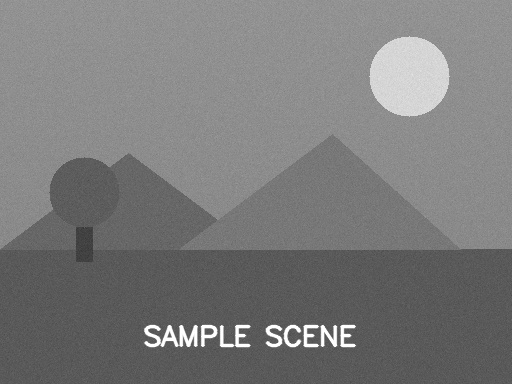
#> input picture CV_Unit2_Assignment/04_Histogram/input.jpg, 512 x 384 px
$ python program.py
#> lines starting #> are read from the running program, lines starting #| are printed output that depends on the picture
"""
Program 4: Histogram Analysis
Reads a grayscale image, computes and plots its intensity histogram,
saves the plot, and prints the most frequent intensity value.
"""
import cv2
import numpy as np
import matplotlib.pyplot as plt

img = cv2.imread("input.jpg", cv2.IMREAD_GRAYSCALE)
#> img is the input picture: shape (384, 512); min 52, max 255, mean 122.4
if img is None:
    raise FileNotFoundError("input.jpg not found in this folder.")

# Compute histogram: 256 bins for intensities 0-255
hist = cv2.calcHist([img], [0], None, [256], [0, 256]).flatten()
#> hist = 256 values, max 8072 at index 142, min 0 at index 0, mean 768

most_frequent_value = int(np.argmax(hist))
#> most_frequent_value = 142
print("Intensity value with highest frequency:", most_frequent_value)
#| Intensity value with highest frequency: 142
print("Frequency (pixel count) at that value:", int(hist[most_frequent_value]))
#| Frequency (pixel count) at that value: 8072

plt.figure(figsize=(8, 5))
plt.plot(hist, color="black")
plt.title("Grayscale Intensity Histogram")
plt.xlabel("Pixel Intensity (0-255)")
plt.ylabel("Frequency")
plt.xlim([0, 256])
plt.grid(alpha=0.3)

plt.savefig("output.png", bbox_inches="tight")
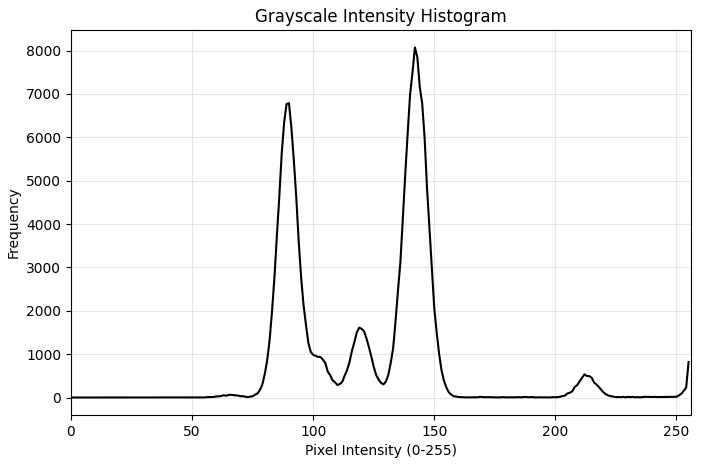
#> figure drawn by matplotlib, 1 panel; curve peaks at x = 142, y = 8072
plt.close()
print("Saved histogram as output.png")

$ run again, with CV_Unit2_Assignment/03_Contrast_Stretching/input.jpg copied over CV_Unit2_Assignment/04_Histogram/input.jpg
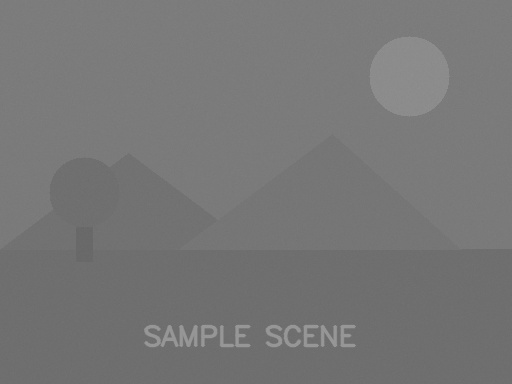
#> input picture CV_Unit2_Assignment/03_Contrast_Stretching/input.jpg, 512 x 384 px
#> img is the input picture: shape (384, 512); min 102, max 156, mean 118.3
#> hist = 256 values, max 39842 at index 123, min 0 at index 0, mean 768
#> most_frequent_value = 123
#| Intensity value with highest frequency: 123
#| Frequency (pixel count) at that value: 39842
#> `plt.savefig("output.png", bbox_inches="tight")`:
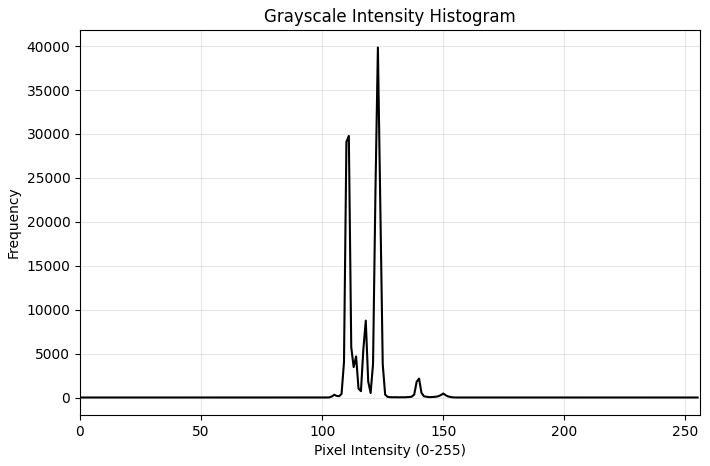
#> figure drawn by matplotlib, 1 panel; curve peaks at x = 123, y = 39842
